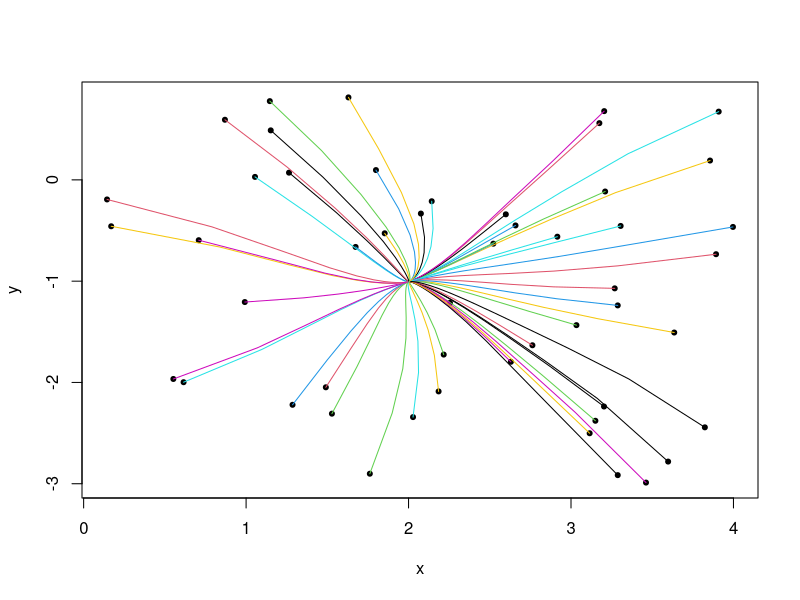

Recreate this plot in R.
#
# ATTN: Edit documentation
# Shift that mean (ATTN: non-glib purpose)
# See Cheng 1995 for details  (ATTN: authoritative citation)

#-----------------------
# Entities: Data points, evaluation points, input parameters,
#           evolution of the evaluation points under the operation

# For each iteration
#     For each evaluation point
#        Compute weighed average with respect to the data
#        Record each weighted average by its iteration
#-----------------------

kernel_weighted_average <- function(evaluation_point, data, kernel, weights) {
    numerator <- rep(0.0, length(evaluation_point))
    denominator <- 0.0

    for ( index in 1:nrow(data) ) {
        kernel_value <- kernel(evaluation_point - data[index, ])
        numerator <- numerator + kernel_value * weights[index] * data[index, ]
        denominator <- denominator + kernel_value * weights[index]
    }

    return(numerator/denominator)
}

mean_shift <- function(data, evaluation_points, kernel, weights, iterations) {
    trajectories <- array(0, dim=c(nrow(evaluation_points), ncol(evaluation_points),
                                   iterations+1))
    trajectories[,,1] <- evaluation_points

    for( iteration in 1:iterations ) {
        for( eval_pt_index in 1:nrow(T) ) {
            eval_pt = trajectories[eval_pt_index,,iteration]
            trajectories[eval_pt_index, , iteration+1] <-
                kernel_weighted_average(eval_pt, data, kernel, weights)
        }
    }

    return( trajectories )
}


# Script to run mean shift on a random data set

S <- matrix(c(rnorm(200, 2,  1),  rnorm(200,  -1,  1)),  200,  2)
T <- cbind(runif(50, 0, 4), runif(50, -3, 1))
h0 <- 1.06 * sd(as.vector(S)) * 200^-0.2
K <- function(x) dnorm(x[1], 0, h0) * dnorm(x[2], 0, h0)
w = rep(1, 200)
its = 15

results = mean_shift(data=S, evaluation_points=T, kernel=K, weights=w, iterations=its)


# ATTN: make functions (or objects) to handle the trajectories
plot(range(T[, 1]), range(T[, 2]), type='n', xlab="x", ylab="y")
points(T[, 1], T[, 2], pch=20)
co <- 1
for( i in 1:nrow(results ) )
    {
        matlines(results[i, 1, ], results[i, 2, ],  col=co)
        co <- 1 + (co %% 7)
    }
